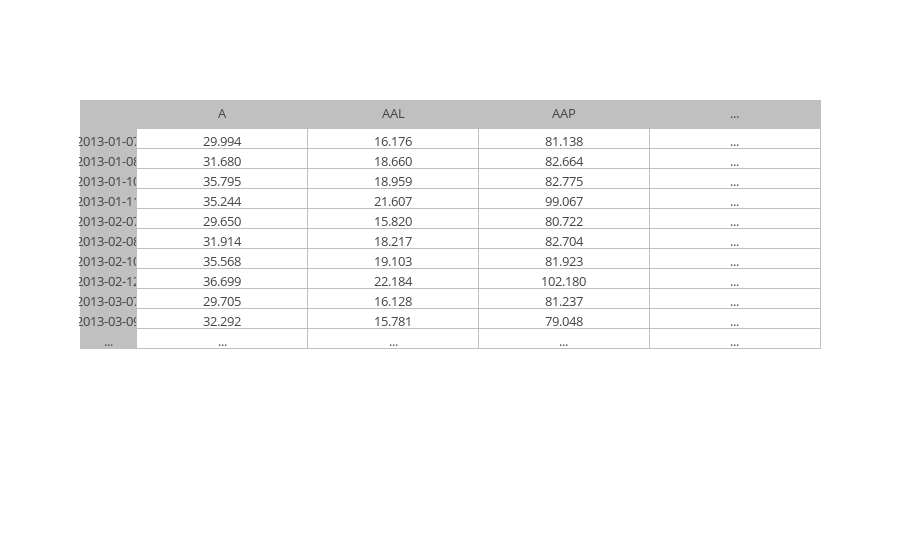

Notebook cell for this chart:
### Markdown cell above
### View Data
Run the cell below to see what the data looks like for `close`.

### Code cell
project_helper.print_dataframe(close)

### Figure 1 — Plotly figure (JSON) as saved in the notebook; plotly's stock layout.template omitted (floating-point values rounded to 4 significant figures)
{"data": [{"cells": {"fill": {"color": ["silver", "white"]}, "font": {"size": 13}, "line": {"color": "silver"}, "values": [["2013-01-07", "2013-01-08", "2013-01-10", "2013-01-11", "2013-02-07", "2013-02-08", "2013-02-10", "2013-02-12", "2013-03-07", "2013-03-09", "..."], ["29.994", "31.680", "35.795", "35.244", "29.650", "31.914", "35.568", "36.699", "29.705", "32.292", "..."], ["16.176", "18.660", "18.959", "21.607", "15.820", "18.217", "19.103", "22.184", "16.128", "15.781", "..."], ["81.138", "82.664", "82.775", "99.067", "80.722", "82.704", "81.923", "102.180", "81.237", "79.048", "..."], ["...", "...", "...", "...", "...", "...", "...", "...", "...", "...", "..."]]}, "columnwidth": [1, 3], "header": {"fill": {"color": "silver"}, "font": {"size": 13}, "line": {"color": "silver"}, "values": ["", "A", "AAL", "AAP", "..."]}, "type": "table"}], "layout": {}}
